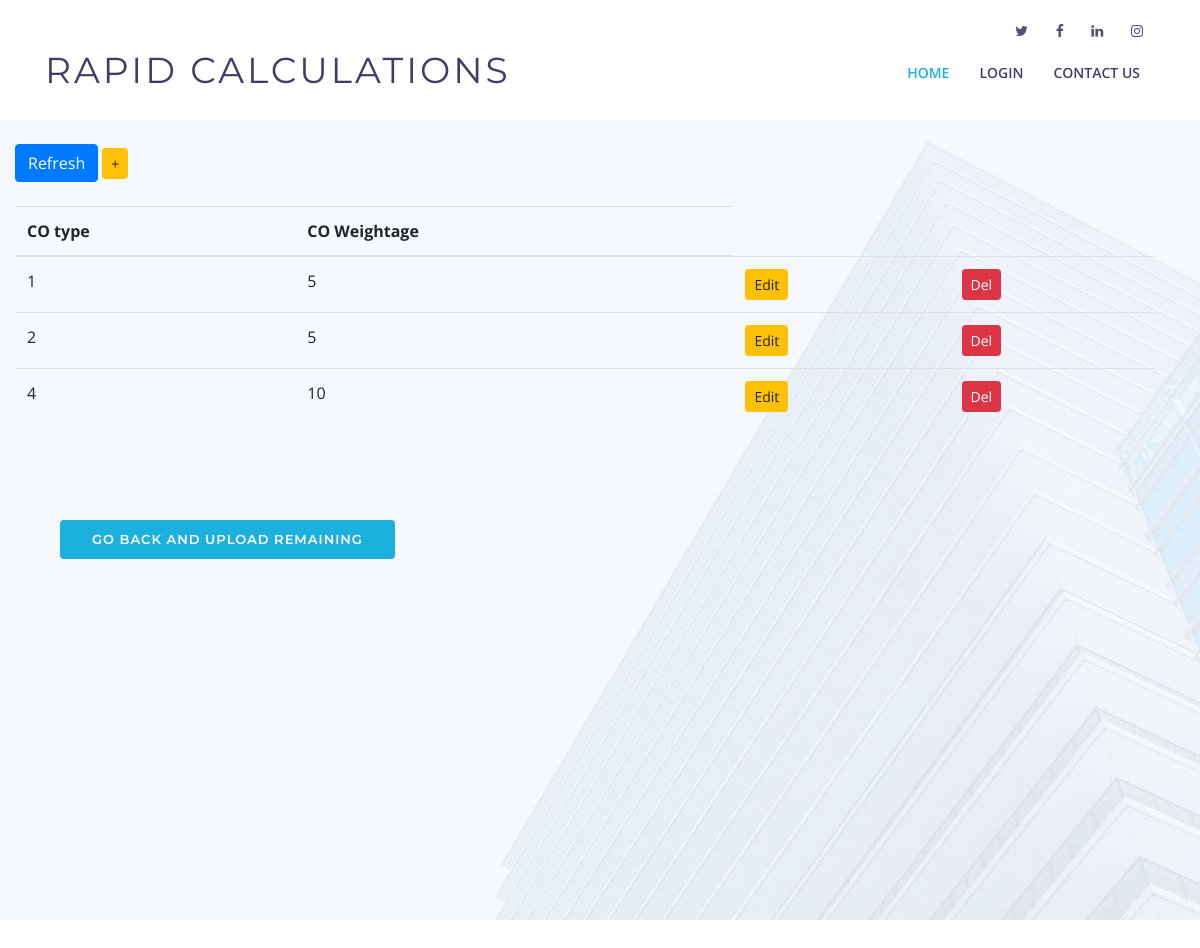
Before: /show_assignment/ with the older database file.
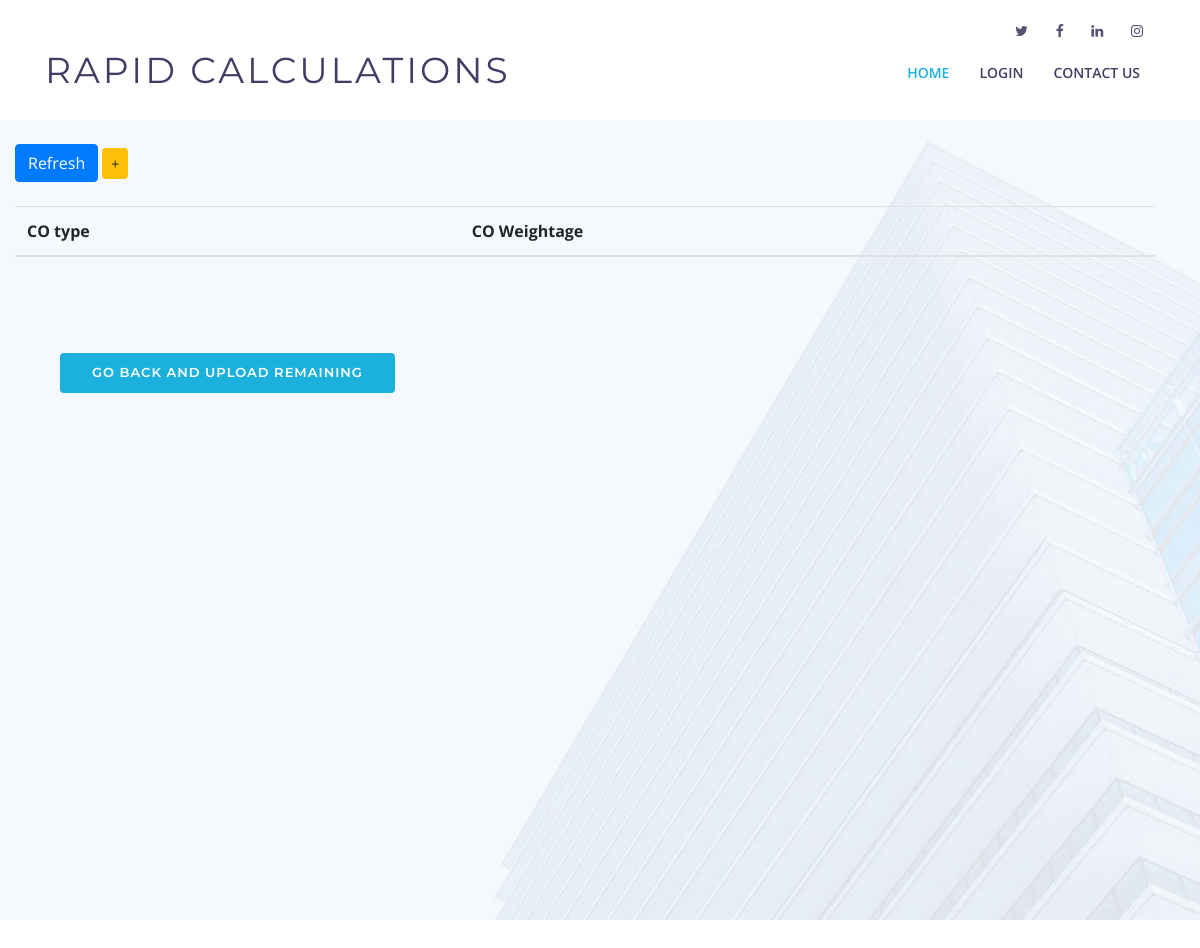
After: the same page with the newer database file.
### pages/models.py (models this page shows, shortened)
class Assignment(models.Model):
    choices = (
        (1, 'CO1'),
        (2, 'CO2'),
        (3, 'CO3'),
        (4, 'CO4'),
        (5, 'CO5'),
        (6, 'CO6')
    )
    co_num = models.IntegerField(choices=choices, default = 1)
    total_marks_for_co = models.IntegerField(blank=False,
    validators=[MaxValueValidator(10), MinValueValidator(1)])

### pages/views.py (the view)
# urls.py: path('show_assignment/', show_assignment, name='show_assignment'),
def show_assignment(request):
    return show_marks_attributes(request, Assignment, "assignment_marks.html")

### pages/views.py (called while the page is built)
def show_marks_attributes(request, model, html_file):
    items = model.objects.all()
    context = {
        'marks_items' : items,
    }
    return render(request, html_file, context)

### templates/assignment_marks.html (shortened to what this page needs)
<!DOCTYPE html>
<html lang="en">
<head>
  <link href="/static/pages/lib/bootstrap/css/bootstrap.min.css" rel="stylesheet">
  <link href="/static/pages/lib/font-awesome/css/font-awesome.min.css" rel="stylesheet">
  <link href="/static/pages/lib/animate/animate.min.css" rel="stylesheet">
  <link href="/static/pages/lib/ionicons/css/ionicons.min.css" rel="stylesheet">
  <link href="/static/pages/lib/owlcarousel/assets/owl.carousel.min.css" rel="stylesheet">
  <link href="/static/pages/lib/lightbox/css/lightbox.min.css" rel="stylesheet">
  <link rel="stylesheet" href="/static/pages/css/style.css" type="text/css">
</head>
<body>
  <header id="header">
    <div id="topbar">
      <div class="container">
        <div class="social-links">
          <a href="https://twitter.com/kctofficial?lang=en" class="twitter"><i class="fa fa-twitter"></i></a>
          <a href="https://www.facebook.com/KCT.edu/" class="facebook"><i class="fa fa-facebook"></i></a>
          <a href="https://in.linkedin.com/school/kct/" class="linkedin"><i class="fa fa-linkedin"></i></a>
          <a href="https://www.instagram.com/kct_84/?hl=en" class="instagram"><i class="fa fa-instagram"></i></a>
        </div>
      </div>
    </div>
    <div class="container">
      <div class="logo float-left">
        <h1 class="text-light"><a href="#intro" class="scrollto"><span>Rapid Calculations</span></a></h1>
      </div>
      <nav class="main-nav float-right d-none d-lg-block">
        <ul>
          <li class="active"><a href="{% url 'home' %}">Home</a></li>
          <li><a href="{% url 'login' %}">Login</a></li>
          <li><a href="#footer">Contact Us</a></li>
        </ul>
      </nav>
    </div>
  </header>
  <br><br><br><br><br>
  <section id="intro">
    <div class="container">
    <div class="row">
        <div class="row table-responsive">
          <br>
          <div class="button">
            <a href="{% url 'show_assignment' %}" class="btn btn-primary btn-md" role="button"> Refresh</a>
            <a href="{% url 'add_assignment' %}" class="btn btn-warning btn-sm" role="button"> +</a>
          </div>
          <br>
            <table class="table table-hover table-stripped">
              <thead>
                <tr>
                  <th>CO type</th>
                  <th>CO Weightage</th>
                </tr>
              </thead>
              <tbody>
                  {% for item in marks_items %}
                  <tr>
                    <td> {{ item.co_num }}</td>
                    <td>{{ item.total_marks_for_co }}</td>
                    <td>
                      <a href="{% url 'edit_marks_assignment' item.pk %}" class="btn btn-warning btn-sm" role="button"> Edit</a>
                    </td>
                    <td>
                      <a href="{% url 'del_marks_assignment' item.pk %}" class="btn btn-danger btn-sm" role="button"> Del</a>
                    </td>
                  </tr>
                  {% endfor %}
              </tbody>
            </table>
      </div>
      <div class="container d-flex h-100">
        <div class="col-md-6 intro-info order-md-first order-last">
          <a href="{% url 'select_sub' %}" class="btn-get-started scrollto"> Go Back and Upload Remaining </a>
        </div>
      </div>
  </section>
<br><br><br><br><br>
  </body>
  </html>

### static/pages/css/style.css (style rules this page uses)
body { background: #fff; color: #444; font-family: "Open Sans", sans-serif; }
a { color: #1bb1dc; transition: 0.5s; }
h1, h2, h3, h4, h5, h6 { font-family: "Montserrat", sans-serif; font-weight: 400; margin: 0 0 20px 0; padding: 0; }
#topbar { padding: 0 0 10px 0; font-size: 14px; transition: all 0.5s; }
#topbar .social-links { text-align: right; }
#topbar .social-links a { color: #535074; padding: 4px 12px; display: inline-block; line-height: 1px; }
#topbar .social-links a:first-child { border-left: 0; }
#header { height: 110px; transition: all 0.5s; z-index: 997; transition: all 0.5s; padding: 20px 0; position: fixed; left: 0; top: 0; right: 0; transition: all 0.5s; z-index: 997; }
#header .logo h1 { font-size: 36px; margin: 0; padding: 0; line-height: 1; font-weight: 400; letter-spacing: 3px; text-transform: uppercase; }
#header .logo h1 a, #header .logo h1 a:hover { color: #413e66; text-decoration: none; }
#intro { width: 100%; height: 100vh; position: relative; background: #f5f8fd url("../img/intro-bg.jpg") center top no-repeat; background-size: cover; }
#intro .intro-info .btn-get-started, #intro .intro-info .btn-services { font-family: "Montserrat", sans-serif; font-size: 13px; font-weight: 600; text-transform: uppercase; letter-spacing: 1px; display: inline-block; padding: 10px 32px; border-radius: 4px; transition: 0.5s; color: #fff; background: #1bb1dc; color: #fff; }
.main-nav, .main-nav * { margin: 0; padding: 0; list-style: none; }
.main-nav > ul > li { position: relative; white-space: nowrap; float: left; }
.main-nav a { display: block; position: relative; color: #413e66; padding: 10px 15px; transition: 0.3s; font-size: 14px; font-family: "Open Sans", sans-serif; text-transform: uppercase; font-weight: 600; }
.main-nav a:hover, .main-nav .active > a, .main-nav li:hover > a { color: #1bb1dc; text-decoration: none; }
.mobile-nav { position: fixed; top: 0; bottom: 0; z-index: 9999; overflow-y: auto; left: -260px; width: 260px; padding-top: 18px; background: rgba(40, 38, 70, 0.8); transition: 0.4s; }
.mobile-nav * { margin: 0; padding: 0; list-style: none; }
.mobile-nav a { display: block; position: relative; color: #fff; padding: 10px 20px; font-weight: 500; }
.mobile-nav a:hover, .mobile-nav .active > a, .mobile-nav li:hover > a { color: #8dc2fa; text-decoration: none; }
@media (min-width: 992px) { #intro .intro-info { padding-top: 80px; } }

Changed rows visible on the page:
removed Assignment: co_num "1", total_marks_for_co "5"
removed Assignment: co_num "2", total_marks_for_co "5"
removed Assignment: co_num "4", total_marks_for_co "10"
